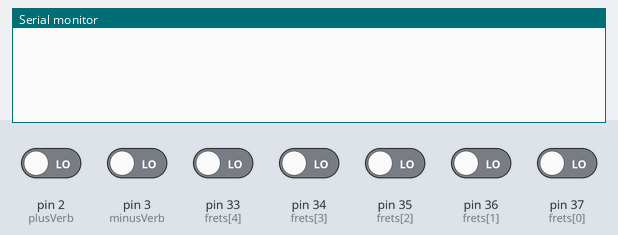
The sketch below on a simulated Arduino Mega 2560, built with avr-gcc and run on an emulated ATmega2560. On the bench: the last lines printed to the serial monitor. Inputs (shaded band) come from the test bench; at power-on: pin 2 (plusVerb), pin 3 (minusVerb), pin 33 (frets[4]), pin 34 (frets[3]), pin 35 (frets[2]), pin 36 (frets[1]), pin 37 (frets[0]) LOW.

Above: at 1.2 s.
1.3 s: pin 2 (plusVerb) driven HIGH
At 2.2 s:
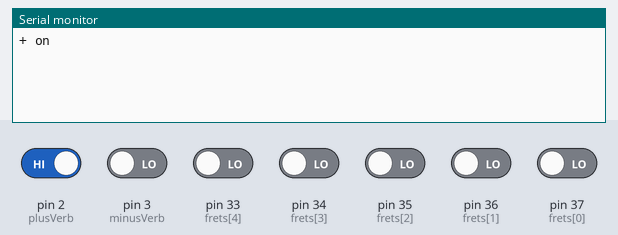
2.8 s: pin 2 (plusVerb) driven LOW
At 3.4 s:
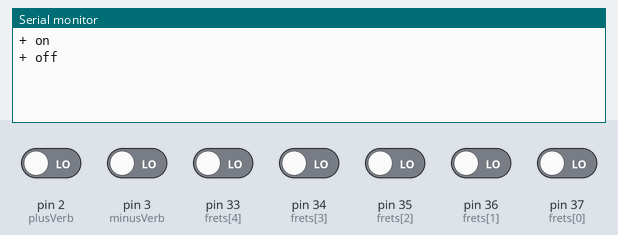
4.3 s: pin 3 (minusVerb) driven HIGH
At 5.5 s:
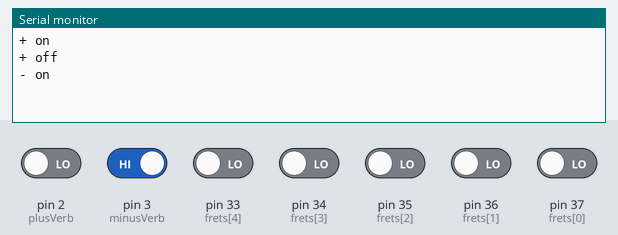
5.8 s: pin 33 (frets[4]) driven HIGH
At 6.8 s:
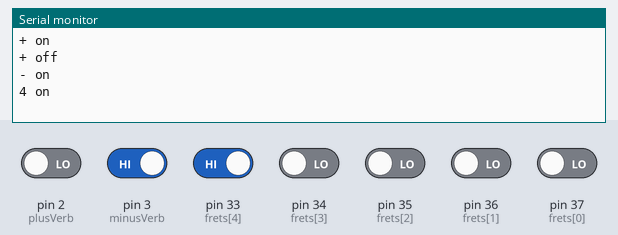
7.3 s: pin 34 (frets[3]) driven HIGH
At 8.0 s:
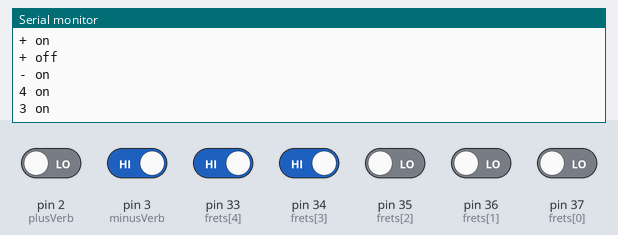
8.8 s: pin 35 (frets[2]) driven HIGH
At 9.1 s:
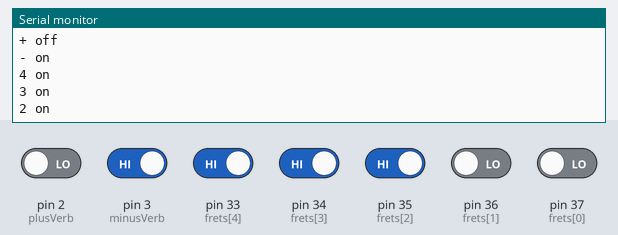

The sketch:

Busk_Hero.ino
```cpp
//The Busk Hero is a digital instrument that uses fret-like buttons to create a tonal
//center, and employs a vibrating string to determine the sounds that are produced.

//Fret buttons
int frets[5] = {37, 36, 35, 34, 33};
boolean currentFretStates[5] = {LOW, LOW, LOW, LOW, LOW};
boolean lastFretStates[5] = {LOW, LOW, LOW, LOW, LOW};

//Plus and minus buttons -- controls reverb amount
int plusVerb = 2;
boolean currentPlusVerbState = LOW;
boolean lastPlusVerbState = LOW;
int minusVerb = 3;
boolean currentMinusVerbState = LOW;
boolean lastMinusVerbState = LOW;

void setup()
{
  for (int i = 0; i < 5; i++)
  {
    pinMode(frets[i], INPUT);
  }
  pinMode(plusVerb, INPUT);
  pinMode(minusVerb, INPUT);

  Serial.begin(9600);
}

void loop()
{
  checkButtons();
}

void checkButtons()
{
  //Check fret buttons
  for (int i = 0; i < 5; i++)
  {
    lastFretStates[i] = currentFretStates[i];
    currentFretStates[i] = digitalRead(frets[i]);
  }

  for (int i = 0; i < 5; i++)
  {
    if (currentFretStates[i] == HIGH && lastFretStates[i] == LOW)
    {
      Serial.print(i);
      Serial.println(" on");
    }
    else if (currentFretStates[i] == LOW && lastFretStates[i] == HIGH)
    {
      Serial.print(i);
      Serial.println(" off");
    }
  }

  //Check plus and minus buttons
  lastPlusVerbState = currentPlusVerbState;
  currentPlusVerbState = digitalRead(2);
  lastMinusVerbState = currentMinusVerbState;
  currentMinusVerbState = digitalRead(3);

  if (currentPlusVerbState == HIGH && lastPlusVerbState == LOW)
  {
    Serial.println("+ on");
  }
  else if (currentPlusVerbState == LOW && lastPlusVerbState == HIGH)
  {
    Serial.println("+ off");
  }
  else if (currentMinusVerbState == HIGH && lastMinusVerbState == LOW)
  {
    Serial.println("- on");
  }
  else if (currentMinusVerbState == LOW && lastMinusVerbState == HIGH)
  {
    Serial.println("- off");
  }
}
```

Measured:
- after the input at 1.3 s, the serial monitor: prints a new line at once (image 1)
- after the input at 2.8 s, the serial monitor: prints a new line at once (image 2)
- after the input at 4.3 s, the serial monitor: prints a new line at once (image 3)
- after the input at 5.8 s, the serial monitor: prints a new line at once (image 4)
- after the input at 7.3 s, the serial monitor: prints a new line at once (image 5)
- after the input at 8.8 s, the serial monitor: prints a new line at once (image 6)
